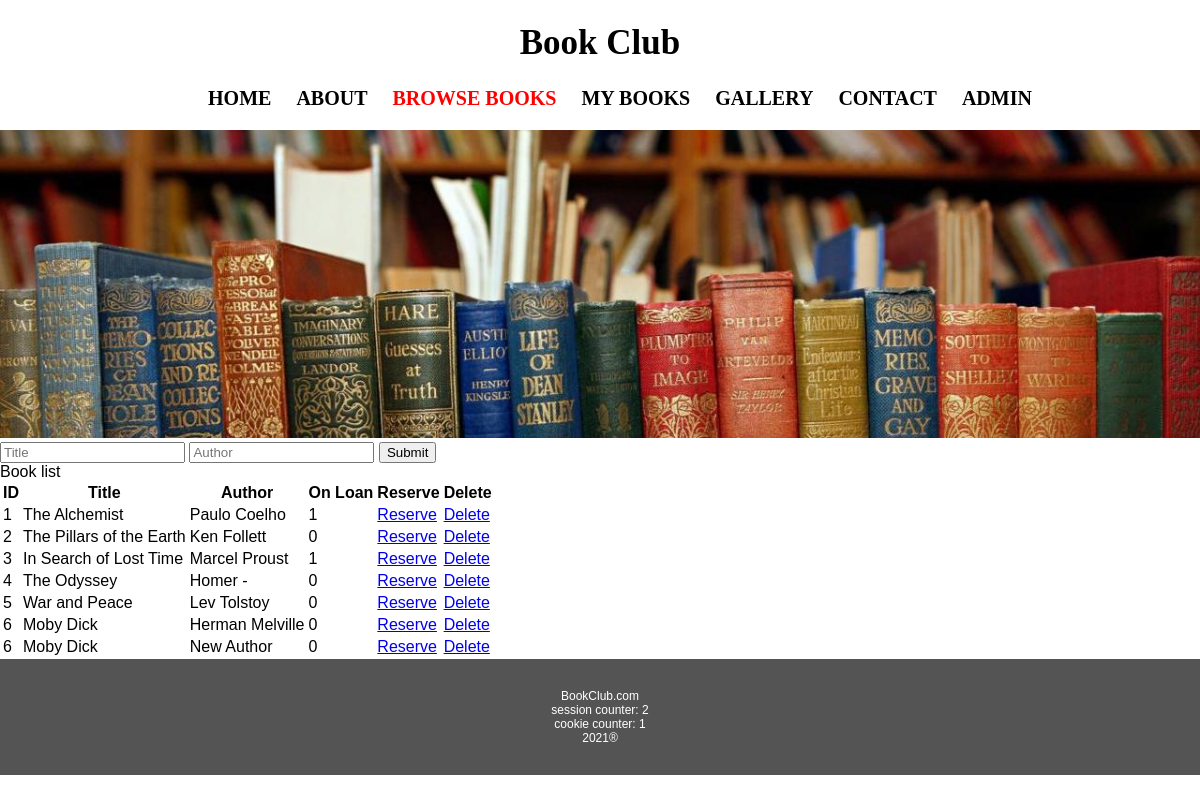
The app's page /books.php (signed in) with its own data.
### tables this page shows
CREATE TABLE `authors` (
  `id` int(11) NOT NULL,
  `firstName` varchar(50) NOT NULL,
  `lastName` varchar(50) NOT NULL,
  `socialNumber` int(11) DEFAULT NULL,
  `birtyYear` int(11) DEFAULT NULL,
  `moreInfo` varchar(500) DEFAULT NULL
);

CREATE TABLE `books` (
  `bookid` int(11) NOT NULL,
  `title` varchar(100) NOT NULL,
  `onloan` tinyint(1) DEFAULT '0',
  `author` varchar(100) NOT NULL,
  `duedate` date DEFAULT NULL
);

### books.php (the view, shortened to what this page needs)
<?php
  include "header.php";
?>
<form>
  <input type="text" placeholder="Title" name="title">
  <input type="text" placeholder="Author" name="author">
  <button type="submit">Submit</button>
</form>
Book list
<?php
$searchtitle = "";
$searchauthor = "";
if (isset($_GET) && !empty($_GET)) {
  if (isset($_GET['title'])) {
    $searchtitle = $db->real_escape_string(htmlentities(trim($_GET['title'])));
  }
  if (isset($_GET['author'])) {
    $searchauthor = $db->real_escape_string(htmlentities(trim($_GET['author'])));
  }
  $query = "SELECT books.bookid as bookid, books.title as title, books.onloan as onloan, authors.firstName as firstName, authors.lastName as lastName, books.duedate as duedate FROM authors
            LEFT JOIN book_authors ON book_authors.author_id = authors.id
            LEFT JOIN books ON book_authors.book_id = books.bookid";
  if ($searchtitle && !$searchauthor) {
      $query = $query . " where title like '%" . $searchtitle . "%'";
  }
  if (!$searchtitle && $searchauthor) {
      $query = $query . " where concat(authors.firstName, ' ', authors.lastName) like '%" . $searchauthor . "%'";
  }
  if ($searchtitle && $searchauthor) {
      $query = $query . " where title like '%" . $searchtitle . "%' and concat(authors.firstName, ' ', authors.lastName) like '%" . $searchauthor . "%'";
  }
  $stmt = $db->prepare($query);
  $stmt->bind_result($bookid, $title, $onloan, $firstName, $lastName, $duedate);
  $stmt->execute();
  echo '<table><thead><th>ID</th><th>Title</th><th>Author</th><th>On Loan</th><th>Reserve</th></thead><tbody>';
  while ($stmt->fetch()) {
    echo "<tr>";
    echo "<td>$bookid</td><td>$title</td><td>$firstName $lastName</td><td>$onloan</td>";
    echo '<td><a href="reserveBook.php?bookid=' . urlencode($bookid) . '"> Reserve </a></td>';
    echo "</tr>";
  }
  echo "</tbody></table>";
} else {
  $query = "SELECT
    books.bookid as bookid,
    books.title as title,
    books.onloan as onloan,
    authors.firstName as firstName,
    authors.lastName as lastName,
     books.duedate as duedate
    FROM authors
            LEFT JOIN book_authors ON book_authors.author_id = authors.id
            LEFT JOIN books ON book_authors.book_id = books.bookid";
  $stmt = $db->prepare($query);
  $stmt->bind_result($bookid, $title, $onloan, $firstName, $lastName, $duedate);
  $stmt->execute();
  echo '<table><thead><th>ID</th><th>Title</th><th>Author</th><th>On Loan</th><th>Reserve</th>';
  if (isset($_SESSION['logged_in'])) {
    echo '<th>Delete</th>';
  }
  echo '</thead><tbody>';
  while ($stmt->fetch()) {
    echo '<tr>';
    echo "<td>$bookid</td><td>$title</td><td>$firstName $lastName</td><td>$onloan</td>";
    echo '<td><a href="reserveBook.php?bookid=' . urlencode($bookid) . '"> Reserve </a></td>';
    if (isset($_SESSION['logged_in'])) {
      echo '<td><a href="admin/deletebook.php?bookid=' . urlencode($bookid) . '"> Delete </a></td>';
    }
    echo '</tr>';
  }
  echo '</tbody></table>';
}
  include "footer.php";
?>

### styles.css (style rules this page uses)
html, body { padding: 0; margin: 0; font-family: Verdana, Geneva, sans-serif; }

### records on screen
authors: books.bookid "1", books.title "The Alchemist", firstName "Paulo", lastName "Coelho", books.onloan "1"
authors: books.bookid "2", books.title "The Pillars of the Earth", firstName "Ken", lastName "Follett", books.onloan "0"
authors: books.bookid "3", books.title "In Search of Lost Time", firstName "Marcel", lastName "Proust", books.onloan "1"
authors: books.bookid "4", books.title "The Odyssey", firstName "Homer", lastName "-", books.onloan "0"
authors: books.bookid "5", books.title "War and Peace", firstName "Lev", lastName "Tolstoy", books.onloan "0"
authors: books.bookid "6", books.title "Moby Dick", firstName "Herman", lastName "Melville", books.onloan "0"
authors: books.bookid "6", books.title "Moby Dick", firstName "New", lastName "Author", books.onloan "0"

### other values on screen
$_SESSION['counter'] "2"
$_COOKIE['counter'] "1"
